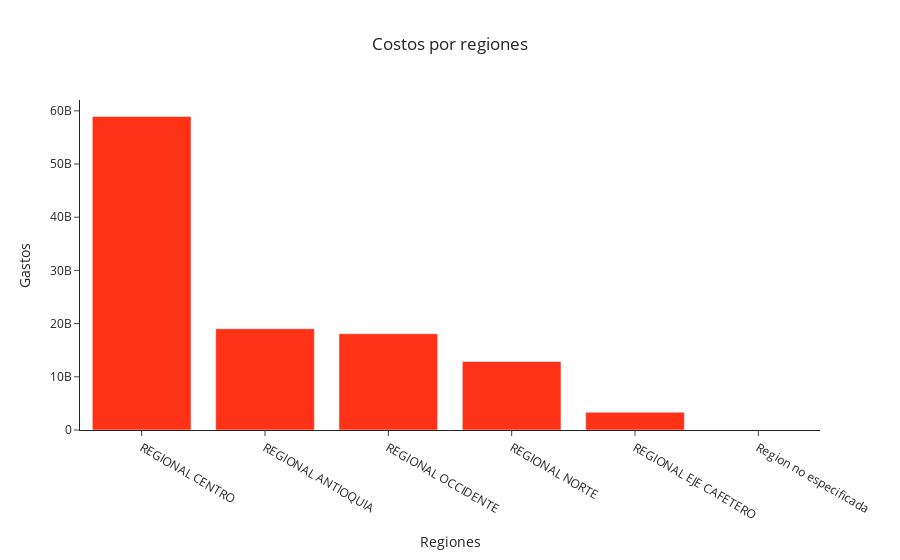

Notebook source saved alongside this figure:
### Code cell
base = Seguro_salud.groupby(['Regional_Desc'])[['Precio']].sum().sort_values('Precio', ascending = False).reset_index().head(10)

fig = px.bar(base, x = 'Regional_Desc', y='Precio',
             title= 'Costos por regiones',
             color_discrete_sequence=px.colors.qualitative.Light24)

fig.update_layout(
    xaxis_title = 'Regiones',
    yaxis_title = 'Gastos',
    template = 'simple_white',
    title_x = 0.5)

fig.show()

### Figure 1 — Plotly figure (JSON) as saved in the notebook; plotly's stock layout.template omitted (floating-point values rounded to 4 significant figures)
{"data": [{"alignmentgroup": "True", "hovertemplate": "Regional_Desc=%{x}<br>Precio=%{y}<extra></extra>", "legendgroup": "", "marker": {"color": "#FD3216", "pattern": {"shape": ""}}, "name": "", "offsetgroup": "", "orientation": "v", "showlegend": false, "textposition": "auto", "type": "bar", "x": ["REGIONAL CENTRO", "REGIONAL ANTIOQUIA", "REGIONAL OCCIDENTE", "REGIONAL NORTE", "REGIONAL EJE CAFETERO", "Region no especificada"], "xaxis": "x", "y": [58930000000.0, 19040752301, 18100000000.0, 12880000000.0, 3330000000.0, 7595000.0], "yaxis": "y"}], "layout": {"barmode": "relative", "legend": {"tracegroupgap": 0}, "title": {"text": "Costos por regiones", "x": 0.5}, "xaxis": {"anchor": "y", "domain": [0, 1], "title": {"text": "Regiones"}}, "yaxis": {"anchor": "x", "domain": [0, 1], "title": {"text": "Gastos"}}}}
